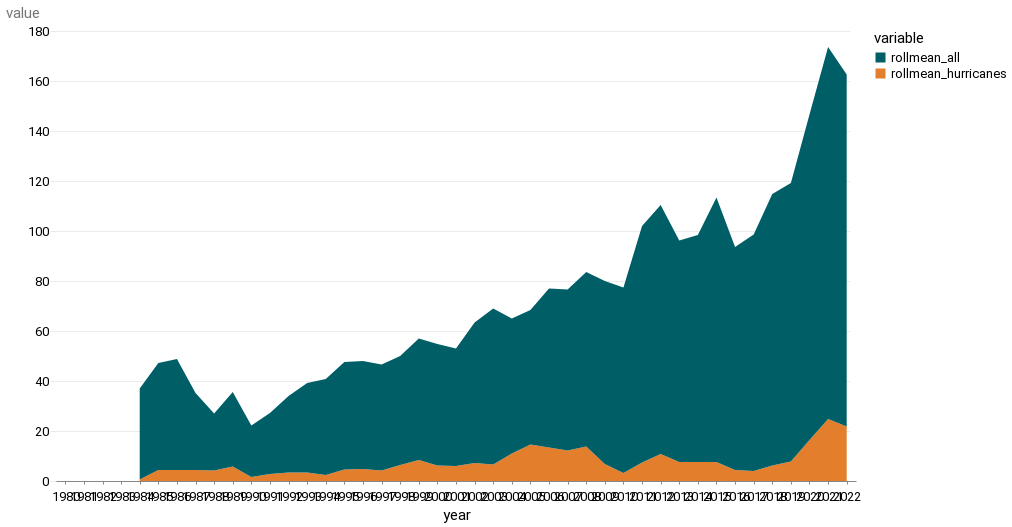

This figure's notebook cell:
### Code cell
alt.Chart(annual_long).mark_area().encode(
    x=alt.X("year:O"), y=alt.Y("value"), color=alt.Color("variable:N")
)

### Figure 1 — Vega-Lite specification as saved in the notebook (floating-point values rounded to 4 significant figures)
{"config": {"view": {"width": 800, "height": 450, "strokeOpacity": 0}, "background": "#ffffff", "title": {"anchor": "start", "font": "Summit Sans", "fontColor": "palette[\"black\"]", "fontSize": 18, "fontWeight": "normal"}, "arc": {"fill": "#00d4d8"}, "area": {"fill": "#00d4d8"}, "line": {"stroke": "#00d4d8", "strokeWidth": 3}, "path": {"stroke": "#00d4d8"}, "rect": {"fill": "#00d4d8"}, "shape": {"stroke": "#00d4d8"}, "bar": {"fill": "#00d4d8"}, "point": {"stroke": "#00d4d8"}, "symbol": {"fill": "#00d4d8", "size": 30}, "axis": {"titleFont": "Roboto", "titleFontSize": 15, "titleFontWeight": "normal", "labelFont": "Roboto, sans", "labelFontSize": 13, "labelFontWeight": "normal"}, "axisX": {"labelAngle": 0, "labelPadding": 6, "tickSize": 3, "grid": false}, "axisY": {"labelBaseline": "middle", "maxExtent": 45, "minExtent": 45, "titleAlign": "left", "titleAngle": 0, "titleX": -45, "titleY": -11, "domainOpacity": 0, "gridWidth": 0.6, "gridColor": "#dddddd", "offset": 6, "tickSize": 0, "titleColor": "#767676"}, "legend": {"titleFont": "Roboto", "titleFontSize": 15, "titleFontWeight": "normal", "symbolType": "square", "labelFont": "Roboto, sans", "labelFontSize": 13}, "range": {"category": ["#005f66", "#e37e2d", "#d64a3b", "#76b0ef", "#c1bc40"], "diverging": ["#e68a4f", "#f4bb6a", "#f9e39c", "#dadfe2", "#a6b7c6", "#849eae"], "heatmap": ["#7ff6f6", "#00eeef", "#00d4d8", "#00abb2", "#00848b", "#fbf2c7", "#00363d"], "ordinal": ["#7ff6f6", "#00eeef", "#00d4d8", "#00abb2", "#00848b", "#fbf2c7", "#00363d"], "ramp": ["#7ff6f6", "#00eeef", "#00d4d8", "#00abb2", "#00848b", "#fbf2c7", "#00363d"]}}, "data": {"name": "data-b550f005132e503c213f2b4b84282b87"}, "mark": "area", "encoding": {"color": {"field": "variable", "type": "nominal"}, "x": {"field": "year", "type": "ordinal"}, "y": {"field": "value", "type": "quantitative"}}, "$schema": "https://vega.github.io/schema/vega-lite/v4.17.0.json", "datasets": {"data-b550f005132e503c213f2b4b84282b87": [{"year": "1980", "variable": "rollmean_hurricanes", "value": null}, {"year": "1981", "variable": "rollmean_hurricanes", "value": null}, {"year": "1982", "variable": "rollmean_hurricanes", "value": null}, {"year": "1983", "variable": "rollmean_hurricanes", "value": null}, {"year": "1984", "variable": "rollmean_hurricanes", "value": 0.6}, {"year": "1985", "variable": "rollmean_hurricanes", "value": 4.4}, {"year": "1986", "variable": "rollmean_hurricanes", "value": 4.4}, {"year": "1987", "variable": "rollmean_hurricanes", "value": 4.4}, {"year": "1988", "variable": "rollmean_hurricanes", "value": 4.2}, {"year": "1989", "variable": "rollmean_hurricanes", "value": 5.8}, {"year": "1990", "variable": "rollmean_hurricanes", "value": 1.6}, {"year": "1991", "variable": "rollmean_hurricanes", "value": 2.8}, {"year": "1992", "variable": "rollmean_hurricanes", "value": 3.4}, {"year": "1993", "variable": "rollmean_hurricanes", "value": 3.4}, {"year": "1994", "variable": "rollmean_hurricanes", "value": 2.4}, {"year": "1995", "variable": "rollmean_hurricanes", "value": 4.6}, {"year": "1996", "variable": "rollmean_hurricanes", "value": 4.8}, {"year": "1997", "variable": "rollmean_hurricanes", "value": 4.2}, {"year": "1998", "variable": "rollmean_hurricanes", "value": 6.4}, {"year": "1999", "variable": "rollmean_hurricanes", "value": 8.4}, {"year": "2000", "variable": "rollmean_hurricanes", "value": 6.2}, {"year": "2001", "variable": "rollmean_hurricanes", "value": 6.0}, {"year": "2002", "variable": "rollmean_hurricanes", "value": 7.2}, {"year": "2003", "variable": "rollmean_hurricanes", "value": 6.6}, {"year": "2004", "variable": "rollmean_hurricanes", "value": 11.0}, {"year": "2005", "variable": "rollmean_hurricanes", "value": 14.6}, {"year": "2006", "variable": "rollmean_hurricanes", "value": 13.4}, {"year": "2007", "variable": "rollmean_hurricanes", "value": 12.2}, {"year": "2008", "variable": "rollmean_hurricanes", "value": 13.8}, {"year": "2009", "variable": "rollmean_hurricanes", "value": 6.8}, {"year": "2010", "variable": "rollmean_hurricanes", "value": 3.2}, {"year": "2011", "variable": "rollmean_hurricanes", "value": 7.4}, {"year": "2012", "variable": "rollmean_hurricanes", "value": 10.8}, {"year": "2013", "variable": "rollmean_hurricanes", "value": 7.6}, {"year": "2014", "variable": "rollmean_hurricanes", "value": 7.6}, {"year": "2015", "variable": "rollmean_hurricanes", "value": 7.6}, {"year": "2016", "variable": "rollmean_hurricanes", "value": 4.4}, {"year": "2017", "variable": "rollmean_hurricanes", "value": 4.0}, {"year": "2018", "variable": "rollmean_hurricanes", "value": 6.2}, {"year": "2019", "variable": "rollmean_hurricanes", "value": 7.8}, {"year": "2020", "variable": "rollmean_hurricanes", "value": 16.4}, {"year": "2021", "variable": "rollmean_hurricanes", "value": 24.8}, {"year": "2022", "variable": "rollmean_hurricanes", "value": 21.8}, {"year": "1980", "variable": "rollmean_all", "value": null}, {"year": "1981", "variable": "rollmean_all", "value": null}, {"year": "1982", "variable": "rollmean_all", "value": null}, {"year": "1983", "variable": "rollmean_all", "value": null}, {"year": "1984", "variable": "rollmean_all", "value": 36.4}, {"year": "1985", "variable": "rollmean_all", "value": 42.8}, {"year": "1986", "variable": "rollmean_all", "value": 44.4}, {"year": "1987", "variable": "rollmean_all", "value": 30.8}, {"year": "1988", "variable": "rollmean_all", "value": 22.8}, {"year": "1989", "variable": "rollmean_all", "value": 29.8}, {"year": "1990", "variable": "rollmean_all", "value": 20.6}, {"year": "1991", "variable": "rollmean_all", "value": 24.4}, {"year": "1992", "variable": "rollmean_all", "value": 30.6}, {"year": "1993", "variable": "rollmean_all", "value": 35.8}, {"year": "1994", "variable": "rollmean_all", "value": 38.4}, {"year": "1995", "variable": "rollmean_all", "value": 43.0}, {"year": "1996", "variable": "rollmean_all", "value": 43.2}, {"year": "1997", "variable": "rollmean_all", "value": 42.4}, {"year": "1998", "variable": "rollmean_all", "value": 43.6}, {"year": "1999", "variable": "rollmean_all", "value": 48.6}, {"year": "2000", "variable": "rollmean_all", "value": 48.6}, {"year": "2001", "variable": "rollmean_all", "value": 47.0}, {"year": "2002", "variable": "rollmean_all", "value": 56.2}, {"year": "2003", "variable": "rollmean_all", "value": 62.4}, {"year": "2004", "variable": "rollmean_all", "value": 54.0}, {"year": "2005", "variable": "rollmean_all", "value": 53.8}, {"year": "2006", "variable": "rollmean_all", "value": 63.6}, {"year": "2007", "variable": "rollmean_all", "value": 64.4}, {"year": "2008", "variable": "rollmean_all", "value": 69.8}, {"year": "2009", "variable": "rollmean_all", "value": 73.2}, {"year": "2010", "variable": "rollmean_all", "value": 74.2}, {"year": "2011", "variable": "rollmean_all", "value": 94.6}, {"year": "2012", "variable": "rollmean_all", "value": 99.6}, {"year": "2013", "variable": "rollmean_all", "value": 88.6}, {"year": "2014", "variable": "rollmean_all", "value": 90.8}, {"year": "2015", "variable": "rollmean_all", "value": 105.8}, {"year": "2016", "variable": "rollmean_all", "value": 89.2}, {"year": "2017", "variable": "rollmean_all", "value": 94.6}, {"year": "2018", "variable": "rollmean_all", "value": 108.6}, {"year": "2019", "variable": "rollmean_all", "value": 111.4}, {"year": "2020", "variable": "rollmean_all", "value": 130.2}, {"year": "2021", "variable": "rollmean_all", "value": 148.8}, {"year": "2022", "variable": "rollmean_all", "value": 140.8}]}}
